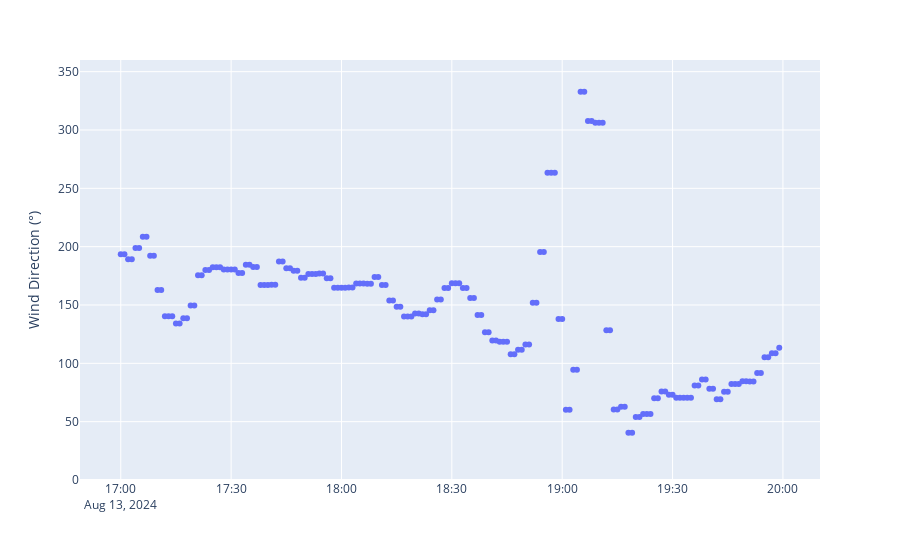
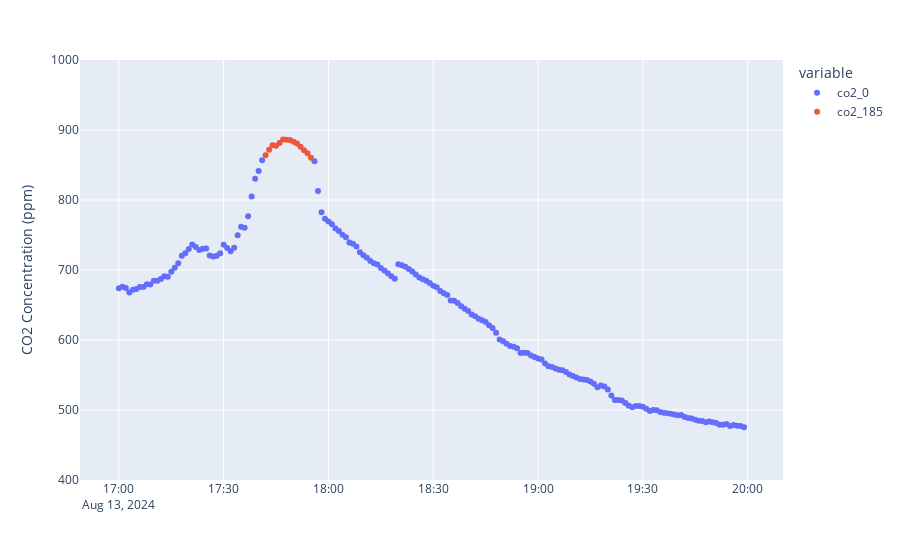

The notebook cell saved with these charts, in order:
### Code cell
# Manually update flags for PASR on August 13.
# Readings might be related to a summer party on the roof-top

start_date = datetime(2024, 8, 13, 17, 0, 0).replace(tzinfo=timezone.utc)
end_date = datetime(2024, 8, 13, 19, 59, 59).replace(tzinfo=timezone.utc)

df_manual_check = flag_and_plot(df=df_manual_check, system_id=18, site_id="PASR", start_date=start_date, end_date=end_date)

### Figure 1 — Plotly figure (JSON) as saved in the notebook; plotly's stock layout.template omitted (floating-point values rounded to 4 significant figures; data arrays with more than 128 entries replaced by an {"elided": "..."} marker saying what was removed)
{"data": [{"connectgaps": false, "hovertemplate": "creation_timestamp=%{x}<br>wxt532_direction_avg=%{y}<extra></extra>", "legendgroup": "", "marker": {"color": "#636efa", "symbol": "circle"}, "mode": "markers", "name": "", "orientation": "v", "showlegend": false, "type": "scatter", "x": {"elided": "180 str values"}, "xaxis": "x", "y": {"elided": "180 float values"}, "yaxis": "y"}], "layout": {"legend": {"tracegroupgap": 0}, "margin": {"t": 60}, "title": {"text": ""}, "xaxis": {"anchor": "y", "domain": [0, 1], "title": {"text": ""}}, "yaxis": {"anchor": "x", "domain": [0, 1], "range": [0, 360], "title": {"text": "Wind Direction (°)"}}}}

### Figure 2 — Plotly figure (JSON) as saved in the notebook; plotly's stock layout.template omitted (floating-point values rounded to 4 significant figures; data arrays with more than 128 entries replaced by an {"elided": "..."} marker saying what was removed)
{"data": [{"connectgaps": false, "hovertemplate": "variable=co2_0<br>creation_timestamp=%{x}<br>value=%{y}<extra></extra>", "legendgroup": "co2_0", "marker": {"color": "#636efa", "symbol": "circle"}, "mode": "markers", "name": "co2_0", "orientation": "v", "showlegend": true, "type": "scatter", "x": {"elided": "180 str values"}, "xaxis": "x", "y": {"elided": "180 float values"}, "yaxis": "y"}, {"connectgaps": false, "hovertemplate": "variable=co2_185<br>creation_timestamp=%{x}<br>value=%{y}<extra></extra>", "legendgroup": "co2_185", "marker": {"color": "#EF553B", "symbol": "circle"}, "mode": "markers", "name": "co2_185", "orientation": "v", "showlegend": true, "type": "scatter", "x": {"elided": "180 str values"}, "xaxis": "x", "y": {"elided": "180 float values"}, "yaxis": "y"}], "layout": {"legend": {"title": {"text": "variable"}, "tracegroupgap": 0}, "margin": {"t": 60}, "title": {"text": ""}, "xaxis": {"anchor": "y", "domain": [0, 1], "title": {"text": ""}}, "yaxis": {"anchor": "x", "domain": [0, 1], "range": [400, 1000], "title": {"text": "CO2 Concentration (ppm)"}}}}
